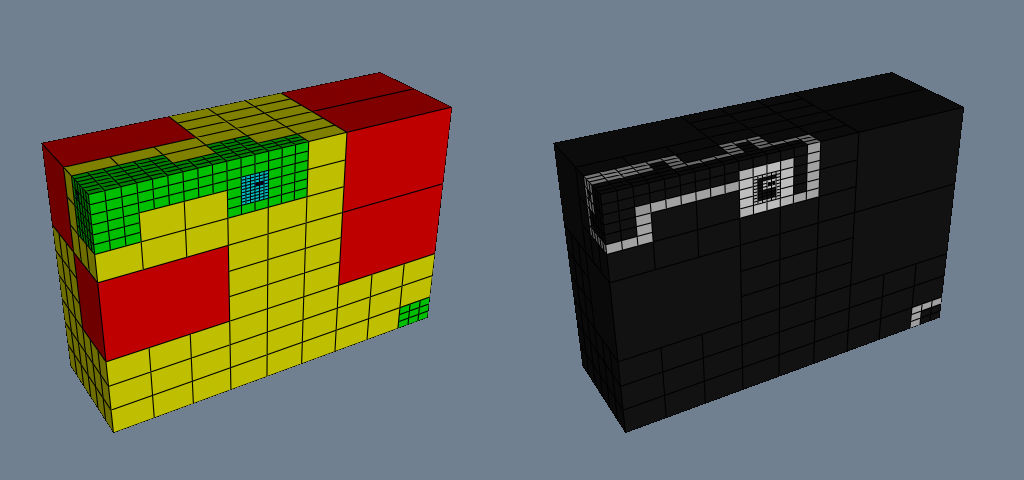

The Python source for this figure:
#!/usr/bin/env python

# Compute and visualize the gradient of a scalar field on a hyper tree
# grid using vtkHyperTreeGridGradient.  The depth-level scalar produced
# by vtkHyperTreeGridSource is used as input; the gradient magnitude
# colors the surface.

# Factory overrides: importing these modules registers the OpenGL rendering
# and interaction style implementations for vtkRenderingCore factory classes.
import vtkmodules.vtkInteractionStyle  # noqa: F401
import vtkmodules.vtkRenderingOpenGL2  # noqa: F401
# VTK pipeline classes used in this example
from vtkmodules.vtkCommonCore import vtkLookupTable
from vtkmodules.vtkFiltersCore import vtkArrayCalculator
from vtkmodules.vtkFiltersHyperTree import (
    vtkHyperTreeGridGeometry,
    vtkHyperTreeGridGradient,
)
from vtkmodules.vtkFiltersSources import vtkHyperTreeGridSource
from vtkmodules.vtkRenderingCore import (
    vtkActor,
    vtkPolyDataMapper,
    vtkRenderWindow,
    vtkRenderWindowInteractor,
    vtkRenderer,
)

# Colors (normalized RGB)
slate_gray_background_rgb = (0.439, 0.502, 0.565)

# Source: create a 3D hyper tree grid from a text descriptor
descriptor = (
    "RRR .R. .RR ..R ..R .R.|"
    "R.......................... "
    "........................... ........................... "
    ".............R............. ....RR.RR........R......... "
    ".....RRRR.....R.RR......... ........................... "
    "........................... "
    "...........................|"
    "........................... "
    "........................... ........................... "
    "...RR.RR.......RR.......... ........................... "
    "RR......................... ........................... "
    "........................... ........................... "
    "........................... ........................... "
    "........................... ........................... "
    "............RRR............|"
    "........................... "
    "........................... .......RR.................. "
    "........................... ........................... "
    "........................... ........................... "
    "........................... ........................... "
    "........................... "
    "...........................|"
    "........................... "
    "..........................."
)

source = vtkHyperTreeGridSource()
source.SetMaxDepth(6)
source.SetDimensions(4, 4, 3)
source.SetGridScale(1.5, 1.0, 0.7)
source.SetBranchFactor(4)
source.SetDescriptor(descriptor)
source.Update()
source.GetOutput().GetCellData().SetActiveScalars("Depth")

# Filter: compute the gradient of the Depth scalar field
gradient = vtkHyperTreeGridGradient()
gradient.SetInputConnection(source.GetOutputPort())
gradient.SetInputArrayToProcess(0, 0, 0, 0, "Depth")

# Geometry: extract the surface with gradient data attached
geometry = vtkHyperTreeGridGeometry()
geometry.SetInputConnection(gradient.GetOutputPort())

# Calculator: compute gradient magnitude from the Gradient vector
calculator = vtkArrayCalculator()
calculator.SetInputConnection(geometry.GetOutputPort())
calculator.SetAttributeTypeToCellData()
calculator.AddVectorVariable("g", "Gradient")
calculator.AddScalarVariable("d", "Depth", 0)
calculator.SetFunction("if(d > 1, mag(g), 0)")
calculator.SetResultArrayName("GradientMagnitude")

# Geometry for left viewport (Depth coloring, no gradient)
geometry_depth = vtkHyperTreeGridGeometry()
geometry_depth.SetInputConnection(source.GetOutputPort())

# Mapper 1: color by Depth (left viewport)
mapper_depth = vtkPolyDataMapper()
mapper_depth.SetInputConnection(geometry_depth.GetOutputPort())
mapper_depth.SetScalarModeToUseCellFieldData()
mapper_depth.SelectColorArray("Depth")
mapper_depth.SetScalarRange(0.0, 4.0)

# Actor 1: Depth-colored surface
actor_depth = vtkActor()
actor_depth.SetMapper(mapper_depth)
actor_depth.GetProperty().EdgeVisibilityOn()
actor_depth.GetProperty().SetEdgeColor(0.0, 0.0, 0.0)

# Greyscale LUT: dark (low gradient) to bright (high gradient at refinement zones)
calculator.Update()
grad_range = calculator.GetOutput().GetCellData().GetArray("GradientMagnitude").GetRange()
grey_lut = vtkLookupTable()
grey_lut.SetRange(grad_range)
grey_lut.SetValueRange(0.2, 1.0)
grey_lut.SetSaturationRange(0.0, 0.0)
grey_lut.SetHueRange(0.0, 0.0)
grey_lut.SetNumberOfTableValues(256)
grey_lut.SetScaleToLog10()
grey_lut.Build()

# Mapper 2: color by GradientMagnitude with greyscale (right viewport)
mapper_grad = vtkPolyDataMapper()
mapper_grad.SetInputConnection(calculator.GetOutputPort())
mapper_grad.SetScalarModeToUseCellFieldData()
mapper_grad.SelectColorArray("GradientMagnitude")
mapper_grad.SetScalarRange(grad_range)
mapper_grad.SetLookupTable(grey_lut)

# Actor 2: Gradient-magnitude-colored surface
actor_grad = vtkActor()
actor_grad.SetMapper(mapper_grad)
actor_grad.GetProperty().EdgeVisibilityOn()
actor_grad.GetProperty().SetEdgeColor(0.0, 0.0, 0.0)

# Renderer 1: left viewport — Depth coloring
renderer_left = vtkRenderer()
renderer_left.SetViewport(0.0, 0.0, 0.5, 1.0)
renderer_left.AddActor(actor_depth)
renderer_left.SetBackground(slate_gray_background_rgb)

# Renderer 2: right viewport — GradientMagnitude coloring
renderer_right = vtkRenderer()
renderer_right.SetViewport(0.5, 0.0, 1.0, 1.0)
renderer_right.AddActor(actor_grad)
renderer_right.SetBackground(slate_gray_background_rgb)
renderer_right.SetActiveCamera(renderer_left.GetActiveCamera())

# Window: display the rendered scene
render_window = vtkRenderWindow()
render_window.AddRenderer(renderer_left)
render_window.AddRenderer(renderer_right)
render_window.SetWindowName("hypertreegrid gradient")
render_window.SetMultiSamples(0)
render_window.SetSize(1024, 480)

# Interactor: handle mouse and keyboard events
render_window_interactor = vtkRenderWindowInteractor()
render_window_interactor.SetRenderWindow(render_window)

# Scene: configure the camera
renderer_left.ResetCamera()
renderer_left.GetActiveCamera().Azimuth(150)
renderer_left.GetActiveCamera().Elevation(30)
renderer_left.ResetCameraClippingRange()

render_window_interactor.Initialize()
render_window_interactor.Start()
